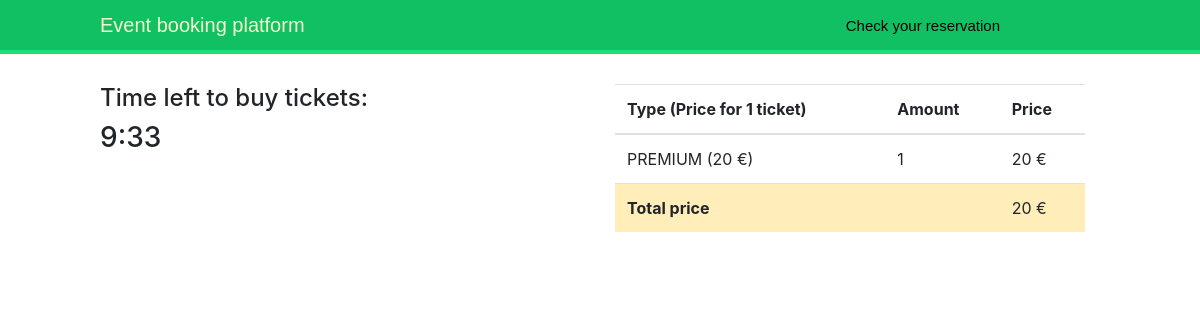
Screenshot of /reservation/22 with the database file from the repository.
### ticket/models.py (models this page shows, shortened)
class TicketType(models.Model):
    REGULAR = 'REGULAR'
    PREMIUM = 'PREMIUM'
    VIP = 'VIP'
    TICKET_TYPES = [
        (REGULAR, 'regular'),
        (PREMIUM, 'premium'),
        (VIP, 'VIP'),
    ]
    type = models.CharField(max_length=20, choices=TICKET_TYPES)
    price = models.PositiveIntegerField()
    seats_number = models.PositiveIntegerField()
    event = models.ForeignKey(Event, on_delete=models.CASCADE, related_name='ticket_types')

### reservation/views.py (the view)
# urls.py: path('reservation/<int:reservation_pk>', views.reservation_payment, name='payment'),
def reservation_payment(request, reservation_pk):
    reservation = Reservation.objects.filter(pk=reservation_pk).first()
    if not reservation:
        return HttpResponseRedirect('/')
    if reservation.status == Reservation.PAID:
            return HttpResponseRedirect('/reservation-confirmation/{}'.format(reservation.id))
    reservation_time = timezone.now() - reservation.booked_time
    if reservation_time >= timedelta(minutes=15):
        reservation.delete()
        return HttpResponseRedirect('/reservation-canceled/{}'.format(reservation.pk))
    left_time = re.match(r'\d+:(\d\d:\d\d).\d+', str(timedelta(minutes=15) - reservation_time)).group(1)
    tickets, total_price = reservation.get_reservation_details()
    return render(request, 'reservation/payment.html', {'reservation': reservation,
                                                        'left_time': left_time,
                                                        'tickets': tickets,
                                                        'total_price': total_price})

### reservation/models.py (called while the page is built)
    def get_reservation_details(self):
        reservation_details = self.tickets.all() \
                .values(ticket_type=F('type__type'), price=F('type__price')) \
                .annotate(amount=Count('ticket_type'), total_price=Sum('price'))
        total_price = reduce(lambda x, y: x + y, [element['total_price'] for element in reservation_details])
        return reservation_details, total_price

### reservation/templates/reservation/payment.html (shortened to what this page needs)
{% extends "base.html" %}
{% block content %}
<div class="time-left">
    <h4>Time left to buy tickets:</h4>
    <h3 class="timer">{{left_time}}</h3>
</div>
<div class="col-md-6 reservation-detail" >
    {% include "reservation/reservation_detail.html" with tickets=tickets total_price=total_price %}
</div>
{% endblock %}

### reservation/templates/reservation/reservation_detail.html
<table class="table table-hover">
  <thead>
    <tr>
      <th scope="col-1">Type (Price for 1 ticket)</th>
      <th scope="col-1">Amount</th>
      <th scope="col-1">Price</th>
    </tr>
  </thead>
  <tbody>
  {% for ticket_type in tickets %}
    <tr>
      <td>{{ticket_type.ticket_type}} ({{ticket_type.price}} &euro;)</td>
      <td>{{ticket_type.amount}}</td>
      <td>{{ticket_type.total_price}} &euro;</td>
    </tr>
  {% endfor %}
  <tr class="table-warning">
      <th colspan="2">Total price</th>
      <td>{{total_price}} &euro;</td>
  </tr>
  </tbody>
</table>

### static/css/base.css (style rules this page uses)
body { margin:0; padding:0; font-family:helvetica, sans-serif; }
.time-left { float: left; }
.reservation-detail { float: right; }
h1, h2, h3, h4, h5 , h6 { font-family: 'Muli', sans-serif; font-weight:normal; }

### rows the page displays
TicketType: ticket_type "PREMIUM", price "20", amount "1", total_price "20"

### other values shown
{{ total_price }} "20"
